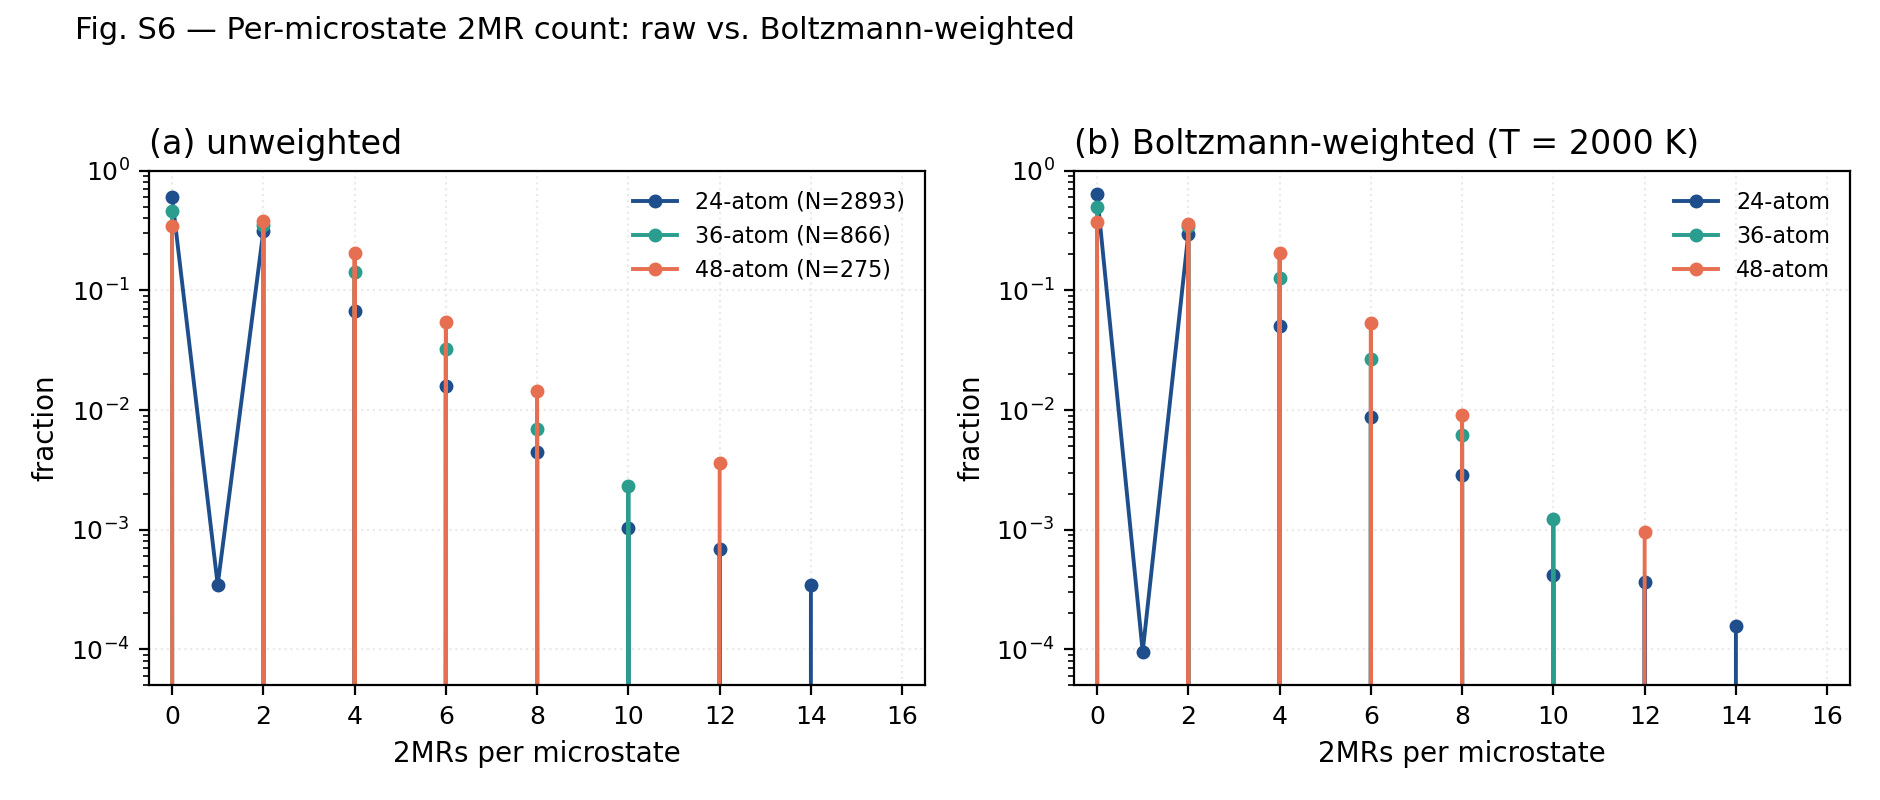

Recreate this plot in Python.
"""
Fig. S6 — Distribution of 2MR count per microstate (unweighted) and per
Boltzmann-weighted microstate, for the three system sizes.
Shows that 2MR-containing structures are common in the raw RSL ensemble
but contribute progressively less weight as their concentration grows
because they sit in the high-energy tail.
"""

from __future__ import annotations

import sys
from pathlib import Path

import matplotlib.pyplot as plt
import numpy as np

ROOT = Path(__file__).resolve().parents[2]
sys.path.insert(0, str(ROOT))

from paper_completion._load import (   # noqa: E402
    SizeEnsemble, SIZE_COLORS, SIZE_LABELS, load_rings,
)

SIZES = (24, 36, 48)
OUT = Path(__file__).parent


def main():
    plt.rcParams.update({
        "font.family": "DejaVu Sans",
        "axes.labelsize": 10, "xtick.labelsize": 9, "ytick.labelsize": 9,
        "legend.fontsize": 8,
    })

    fig, axes = plt.subplots(1, 2, figsize=(9.4, 4.0), sharex=True)

    for sz in SIZES:
        e = SizeEnsemble(sz)
        rings = load_rings(e.ids)
        n2mr = np.array([rings[s]["RN"].get(2, 0.0) * e.n_si[s] for s in e.ids])
        w = e.weight_array()

        # unweighted PMF
        max_n = int(n2mr.max())
        bins = np.arange(-0.5, max_n + 1.5, 1.0)
        h_uw, _ = np.histogram(n2mr, bins=bins)
        h_uw = h_uw / h_uw.sum()
        h_w, _ = np.histogram(n2mr, bins=bins, weights=w)
        h_w = h_w / h_w.sum()
        centers = 0.5 * (bins[:-1] + bins[1:])

        axes[0].plot(centers, h_uw, "o-", color=SIZE_COLORS[sz], lw=1.4, ms=4,
                     label=f"{SIZE_LABELS[sz]} (N={len(e.ids)})")
        axes[1].plot(centers, h_w,  "o-", color=SIZE_COLORS[sz], lw=1.4, ms=4,
                     label=f"{SIZE_LABELS[sz]}")

    for ax, title in zip(axes, ["(a) unweighted", "(b) Boltzmann-weighted (T = 2000 K)"]):
        ax.set_xlabel("2MRs per microstate")
        ax.set_ylabel("fraction")
        ax.set_yscale("log")
        ax.set_ylim(5e-5, 1.0)
        ax.set_xlim(-0.5, 16.5)
        ax.legend(frameon=False, loc="upper right")
        ax.set_title(title, loc="left")
        ax.grid(alpha=0.25, ls=":")

    fig.suptitle("Fig. S6 — Per-microstate 2MR count: raw vs. Boltzmann-weighted",
                 x=0.04, ha="left", fontsize=11)
    fig.tight_layout(rect=[0, 0, 1, 0.95])
    pdf = OUT / "figS6_2mr_count_distribution.pdf"
    png = OUT / "figS6_2mr_count_distribution.png"
    fig.savefig(pdf); fig.savefig(png, dpi=200)
    print(f"Wrote {pdf.name} and {png.name}")


if __name__ == "__main__":
    main()
